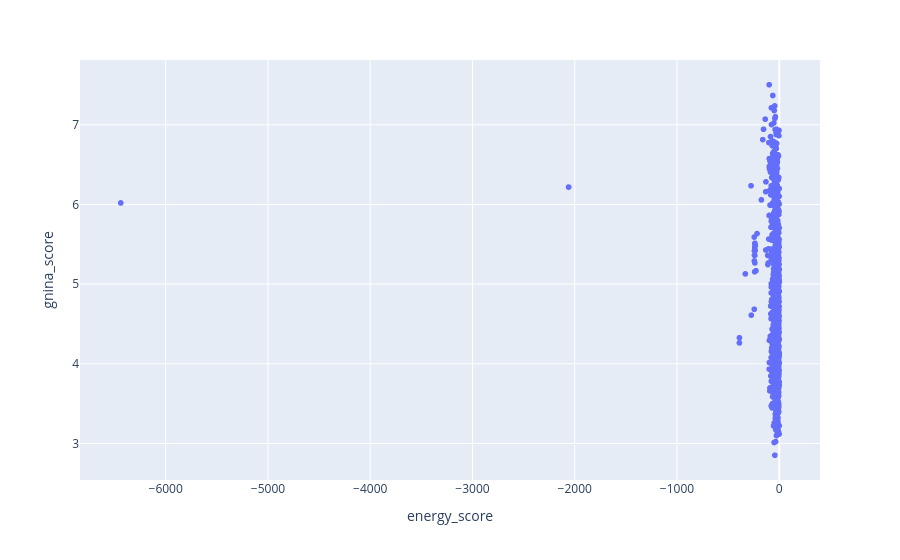

Source (notebook cell):
### Code cell
px.scatter(score_df, x="energy_score", y="gnina_score")

### Figure 1 — Plotly figure (JSON) as saved in the notebook; plotly's stock layout.template omitted (floating-point values rounded to 4 significant figures; data arrays with more than 128 entries replaced by an {"elided": "..."} marker saying what was removed)
{"data": [{"hovertemplate": "energy_score=%{x}<br>gnina_score=%{y}<extra></extra>", "legendgroup": "", "marker": {"color": "#636efa", "symbol": "circle"}, "mode": "markers", "name": "", "showlegend": false, "type": "scattergl", "x": {"elided": "1518 float values"}, "xaxis": "x", "y": {"elided": "1518 float values"}, "yaxis": "y"}], "layout": {"legend": {"tracegroupgap": 0}, "margin": {"t": 60}, "xaxis": {"anchor": "y", "domain": [0, 1], "title": {"text": "energy_score"}}, "yaxis": {"anchor": "x", "domain": [0, 1], "title": {"text": "gnina_score"}}}}
